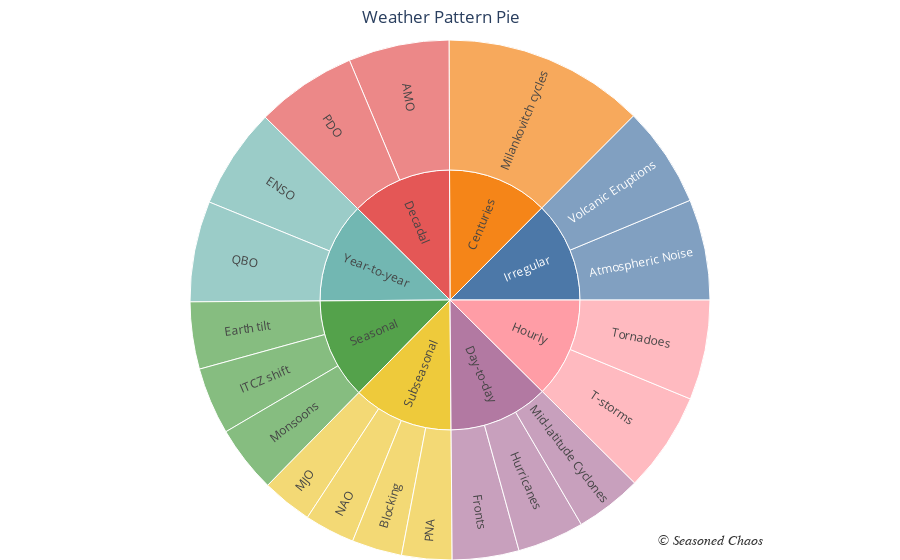

Notebook code cell kept with this figure:
### Code cell
import plotly.express as px

my_text = ['Atlantic Multidecadal Oscillation: fluctuations in<br>North Atlantic Ocean sea surface temperatures',
           'Noise is a fancier word for unpredictable chaos,<br>kinda like we talked about in the first blog!',
           'Obstruction of west-to-east flow; see previous blog!', 
           'El Nino-Southern Oscillation: fluctuations of<br>tropical Pacific sea surface temperatures',
           'Hemisphere receives more or less direct sunlight<br>in summer or winter months',
           'Boundary of air masses;<br>types are cold, warm, stationary, occluded',
           'Strong, closed low pressure system that<br>originates in the tropics;<br>topic of next blog!',
           'Inter-Tropical Convergence Zone: belt of clouds<br>& storminess that circles the globe & follows trade<br>winds',
           'Madden-Julian Oscillation: tropical, eastward-moving<br>band of clouds & rainfall sandwiched between two dry<br>systems;<br>our topic of this blog!',
           'Low pressure system outside the tropics',
           'Earth\'s eccentricity (orbit), obliquity (change in tilt),<br>& precession (wobble)',
           'Reversal of winds accompanied by corresponding<br>changes in precipitation',
           'North Atlantic Oscillation: fluctuations in<br>atmospheric pressure at sea level between the<br>Icelandic Low (N Atl.) and the Azores High<br>(subtropical Atl.)',
           'Pacific Decadal Oscillation: fluctuations in<br>North Pacific sea surface temperatures',
           'Pacific-North American pattern: fluctuations in<br>upper-level pressure between eastern North Pacific<br>and North America',
           'Quasi-biennial Oscillation: fluctuations in<br>direction (east-to-west or west-to-east) of equatorial<br>winds in the stratosphere;<br>usually reverses every 2 years',
           'Thunderstorm, the thing that scares your dog','Rapidly rotating column of air that touches ground',
           'Volcanoes add a lot of ash<br>and gases to the atmosphere,<br>triggering storms in regions close by;<br>if strong enough, they contribute<br>a cooling effect for global climate<br>for up to a few years',
           'Forecasting out hundreds and thousands of years,<br>past the time a human lives',
           'Forecasting weather for today vs. tomorrow vs. Friday','Forecasting out 7+ years',
           'Forecasting within a day','No set forecast time scale, more unpredictable',
           'Forecasting out a season, like summer or winter',
           'Forecasting out past two weeks but no longer than a few months',
           'Forecasting a general season for this year vs. next year',
           ]

fig = px.sunburst(df, path=['Timescale','Processes'], values='size', color_discrete_sequence=px.colors.qualitative.T10)
fig.update_traces(insidetextorientation='radial')
fig.update_traces(customdata=my_text,hovertemplate="%{customdata}")
fig.update_layout(title={
        'text': "Weather Pattern Pie",
        'y':0.98,
        'x':0.49,
        'xanchor': 'center',
        'yanchor': 'top'})
# -*- coding: utf-8 -*-
fig.add_annotation(
            x=0.85,
            y=0.02,
            xref="paper",
            yref="paper",
            text="<i>\xa9 Seasoned Chaos</i>",
            showarrow=False, opacity=.8,
            font=dict(
                family="Dill Alternate,monospace",
                size=14,
                color="black"
            ))
fig.update_layout(margin = dict(t=40, l=0, r=0, b=0))
fig.update_layout(hoverlabel=dict(font=dict(family='sans-serif', size=12)))
fig.show(renderer='plotly_mimetype')

### Figure 1 — Plotly figure (JSON) as saved in the notebook; plotly's stock layout.template omitted (floating-point values rounded to 4 significant figures)
{"data": [{"branchvalues": "total", "customdata": ["Atlantic Multidecadal Oscillation: fluctuations in<br>North Atlantic Ocean sea surface temperatures", "Noise is a fancier word for unpredictable chaos,<br>kinda like we talked about in the first blog!", "Obstruction of west-to-east flow; see previous blog!", "El Nino-Southern Oscillation: fluctuations of<br>tropical Pacific sea surface temperatures", "Hemisphere receives more or less direct sunlight<br>in summer or winter months", "Boundary of air masses;<br>types are cold, warm, stationary, occluded", "Strong, closed low pressure system that<br>originates in the tropics;<br>topic of next blog!", "Inter-Tropical Convergence Zone: belt of clouds<br>& storminess that circles the globe & follows trade<br>winds", "Madden-Julian Oscillation: tropical, eastward-moving<br>band of clouds & rainfall sandwiched between two dry<br>systems;<br>our topic of this blog!", "Low pressure system outside the tropics", "Earth's eccentricity (orbit), obliquity (change in tilt),<br>& precession (wobble)", "Reversal of winds accompanied by corresponding<br>changes in precipitation", "North Atlantic Oscillation: fluctuations in<br>atmospheric pressure at sea level between the<br>Icelandic Low (N Atl.) and the Azores High<br>(subtropical Atl.)", "Pacific Decadal Oscillation: fluctuations in<br>North Pacific sea surface temperatures", "Pacific-North American pattern: fluctuations in<br>upper-level pressure between eastern North Pacific<br>and North America", "Quasi-biennial Oscillation: fluctuations in<br>direction (east-to-west or west-to-east) of equatorial<br>winds in the stratosphere;<br>usually reverses every 2 years", "Thunderstorm, the thing that scares your dog", "Rapidly rotating column of air that touches ground", "Volcanoes add a lot of ash<br>and gases to the atmosphere,<br>triggering storms in regions close by;<br>if strong enough, they contribute<br>a cooling effect for global climate<br>for up to a few years", "Forecasting out hundreds and thousands of years,<br>past the time a human lives", "Forecasting weather for today vs. tomorrow vs. Friday", "Forecasting out 7+ years", "Forecasting within a day", "No set forecast time scale, more unpredictable", "Forecasting out a season, like summer or winter", "Forecasting out past two weeks but no longer than a few months", "Forecasting a general season for this year vs. next year"], "domain": {"x": [0, 1], "y": [0, 1]}, "hoverlabel": {"namelength": 0}, "hovertemplate": "%{customdata}", "ids": ["Decadal/AMO", "Irregular/Atmospheric Noise", "Subseasonal/Blocking", "Year-to-year/ENSO", "Seasonal/Earth tilt", "Day-to-day/Fronts", "Day-to-day/Hurricanes", "Seasonal/ITCZ shift", "Subseasonal/MJO", "Day-to-day/Mid-latitude Cyclones", "Centuries/Milankovitch cycles", "Seasonal/Monsoons", "Subseasonal/NAO", "Decadal/PDO", "Subseasonal/PNA", "Year-to-year/QBO", "Hourly/T-storms", "Hourly/Tornadoes", "Irregular/Volcanic Eruptions", "Centuries", "Day-to-day", "Decadal", "Hourly", "Irregular", "Seasonal", "Subseasonal", "Year-to-year"], "insidetextorientation": "radial", "labels": ["AMO", "Atmospheric Noise", "Blocking", "ENSO", "Earth tilt", "Fronts", "Hurricanes", "ITCZ shift", "MJO", "Mid-latitude Cyclones", "Milankovitch cycles", "Monsoons", "NAO", "PDO", "PNA", "QBO", "T-storms", "Tornadoes", "Volcanic Eruptions", "Centuries", "Day-to-day", "Decadal", "Hourly", "Irregular", "Seasonal", "Subseasonal", "Year-to-year"], "name": "", "parents": ["Decadal", "Irregular", "Subseasonal", "Year-to-year", "Seasonal", "Day-to-day", "Day-to-day", "Seasonal", "Subseasonal", "Day-to-day", "Centuries", "Seasonal", "Subseasonal", "Decadal", "Subseasonal", "Year-to-year", "Hourly", "Hourly", "Irregular", "", "", "", "", "", "", "", ""], "type": "sunburst", "values": [50.0, 50, 24.9, 49.99, 33.3, 33.1, 33.1, 33.3, 24.99, 33.1, 100.0, 33.3, 24.99, 50.0, 24.9, 49.99, 49.6, 49.6, 50, 100.0, 99.3, 100.0, 99.2, 100, 99.9, 99.78, 99.98]}], "layout": {"annotations": [{"font": {"color": "black", "family": "Dill Alternate,monospace", "size": 14}, "opacity": 0.8, "showarrow": false, "text": "<i>© Seasoned Chaos</i>", "x": 0.85, "xref": "paper", "y": 0.02, "yref": "paper"}], "autosize": true, "hoverlabel": {"font": {"family": "sans-serif", "size": 12}}, "legend": {"tracegroupgap": 0}, "margin": {"b": 0, "l": 0, "r": 0, "t": 40}, "sunburstcolorway": ["#4C78A8", "#F58518", "#E45756", "#72B7B2", "#54A24B", "#EECA3B", "#B279A2", "#FF9DA6", "#9D755D", "#BAB0AC"], "title": {"text": "Weather Pattern Pie", "x": 0.49, "xanchor": "center", "y": 0.98, "yanchor": "top"}}}
